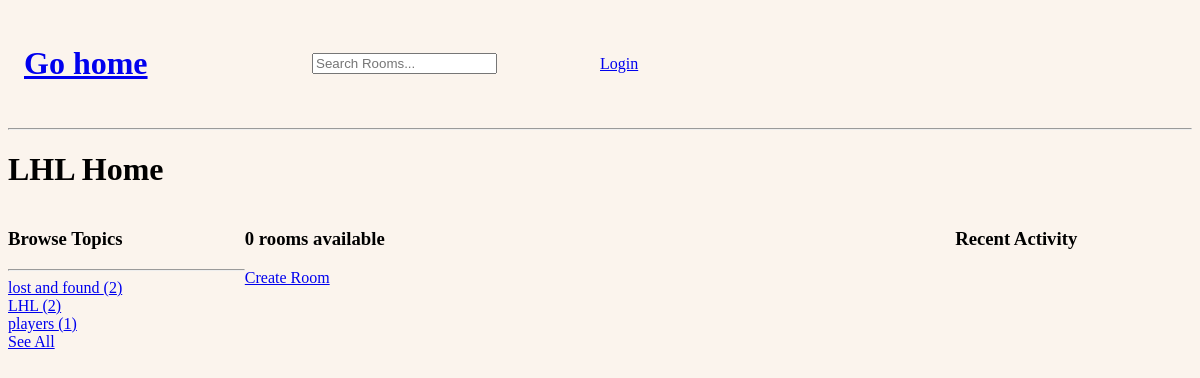
The page /?q=test on the database as committed earlier.
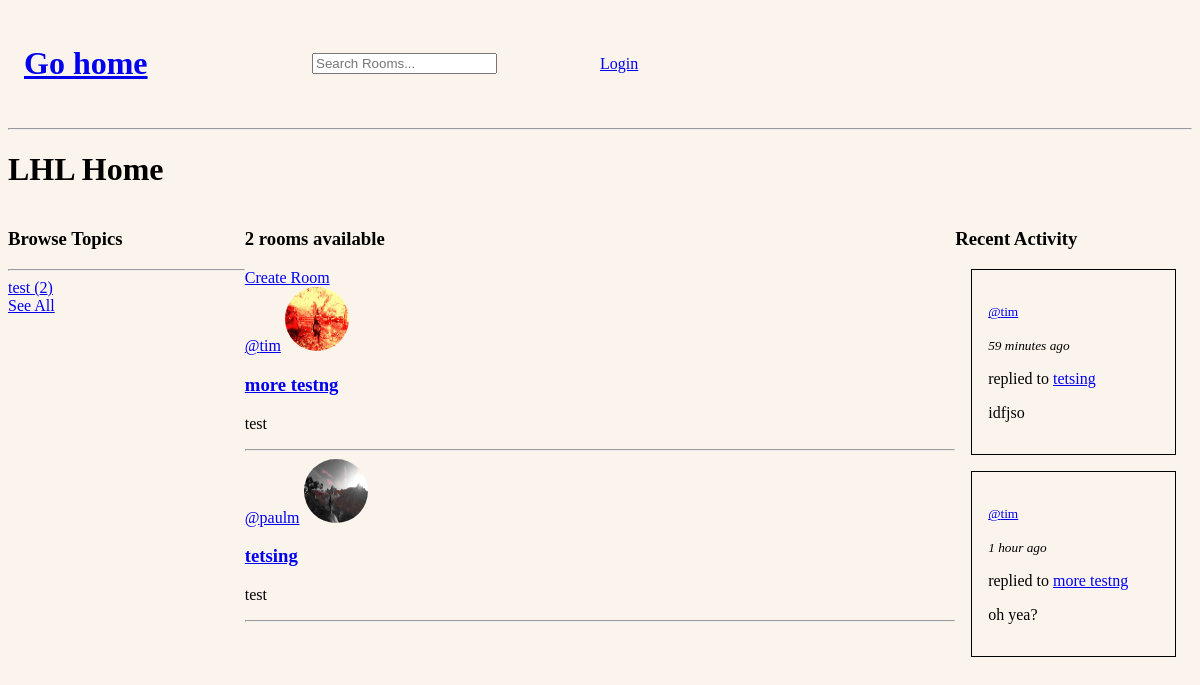
The same page on the database as committed later.
### base/models.py (models this page shows, shortened)
class Topic(models.Model):
    name = models.CharField(max_length=200)

class Room(models.Model):
    host = models.ForeignKey(User, on_delete=models.SET_NULL, null=True)
    topic =  models.ForeignKey(Topic, on_delete=models.SET_NULL, null=True)
    name = models.CharField(max_length=200)
    desc = models.TextField(null=True, blank=True)
    participants = models.ManyToManyField(User, related_name="participants", blank=True)
    updated = models.DateTimeField(auto_now=True)
    created = models.DateTimeField(auto_now_add=True)
    class Meta:
        ordering = ["-updated", "-created"]
    def __str__(self):
        return str(self.name)

class User(AbstractUser):
    username = models.CharField(unique=True, max_length=200, null=True)
    email = models.EmailField(unique=True, null=True)
    bio = models.TextField(null=True)
    avatar = models.ImageField(null=True, default="sens.jpg")
    USERNAME_FIELD = "username"
    REQUIRED_FIELDS = []

class Message(models.Model):
    user = models.ForeignKey(User, on_delete=models.CASCADE)
    room = models.ForeignKey(Room, on_delete=models.CASCADE)
    body = models.TextField()
    updated = models.DateTimeField(auto_now=True)
    created = models.DateTimeField(auto_now_add=True)

### base/views.py (the view)
# urls.py: path("", views.home, name="home"),
def home(req):
    q = req.GET.get("q") if req.GET.get("q") != None else ""
    rooms = Room.objects.filter(
        Q(topic__name__icontains=q) |
        Q(name__icontains=q) |
        Q(desc__icontains=q))
    topics = Topic.objects.all()
    limit_topics = Topic.objects.all()[:3] # limit only 3 topics to home. users can click "see all" to view all available topics on another page
    room_count = rooms.count()
    latest = Message.objects.filter(Q(room__topic__name__icontains=q)).order_by("-updated")[:3]
    context = {"rooms": rooms, "topics": topics, "room_count": room_count, "latest": latest, "limit_topics": limit_topics}
    return render(req, "base/home.html", context)

### base/templatetags/rounded_timesince.py (called while the page is built)
@register.filter
def rounded_timesince(value):
    if not value:
        return ""
    now = timezone.now()
    if timezone.is_naive(value):
        value = timezone.make_aware(value)
    delta = now - value
    seconds = delta.total_seconds()
    if seconds < 3600:
        minutes = int(seconds // 60)
        return f"{minutes} minute{'s' if minutes != 1 else ''} ago"
    elif seconds < 86400:
        hours = int(seconds // 3600)
        return f"{hours} hour{'s' if hours != 1 else ''} ago"
    elif seconds < 604800:
        days = int(seconds // 86400)
        return f"{days} day{'s' if days != 1 else ''} ago"
    elif seconds < 2592000:
        weeks = int(seconds // 604800)
        return f"{weeks} week{'s' if weeks != 1 else ''} ago"
    else:
        months = int(seconds // 2592000)
        return f"{months} month{'s' if months != 1 else ''} ago"

### base/templates/base/home.html
{% extends "main.html" %} {% block content %}
<h1>LHL Home</h1>
<div class="home-container">
	<div>{% include "base/topics-component.html" %}</div>
	<div>
		<h3>{{room_count}} rooms available</h3>
		<a href="{% url 'create-room' %}">Create Room</a>
		{% include "base/feed-component.html" %}
	</div>
	<div>
		<h3>Recent Activity</h3>
		{% include "base/activity-component.html" %}
	</div>
</div>
{% endblock content %}

### base/templates/base/topics-component.html
<h3>Browse Topics</h3>
<hr />
{% for topic in limit_topics %}
<div>
	<a href="{% url 'home' %}?q={{topic.name}}"
		>{{topic.name}} ({{topic.room_set.all.count}})</a
	>
</div>
{% endfor %}
<div>
	<a href="{% url 'see-all-topics' %}">See All</a>
</div>

### base/templates/base/feed-component.html (shortened to what this page needs)
{% for room in rooms %}
<div>
	<div>
		<a href="{% url 'user-profile' room.host.id %}"
			>@{{room.host.username}}</a
		>
		<img
			alt="@{{user.username}}'s' profile picture"
			src="{{room.host.avatar.url}}" />
	</div>
	<h3>
		<a href="{% url 'room' room.id %}">{{room.name}}</a>
	</h3>
	<p>{{room.topic.name}}</p>
	<hr />
</div>
{% endfor %}

### base/templates/base/activity-component.html (shortened to what this page needs)
{% load rounded_timesince %} {% for message in latest %}
<div class="latest-card">
	<p>
		<small>
			<a href="{% url 'user-profile' message.user.id %}">
				@{{message.user}}</a
			></small
		>
	</p>
	<small>
		<i> {{message.created|rounded_timesince}}</i>
	</small>
	<p>
		replied to
		<a href="{% url 'room' message.room.id %}">{{message.room}}</a>
	</p>
	{% if message.body|length < 50 %}
	<p>{{message.body}}</p>
	{% else %}
	<p>{{message.body|slice:":50"}}...</p>
	{% endif %}
</div>
{% endfor %}

Rows that differ between the two databases and show on the page:
removed Topic: name "LHL", room_set.all.count "2"
removed Topic: name "players", room_set.all.count "1"
changed Topic: name "lost and found" → "test"
now on this page (row edited): Room: host.username "tim", host.avatar (picture), name "more testng", topic.name "test"
now on this page (row edited): Room: host.username "paulm", host.avatar (picture), name "tetsing", topic.name "test"
added Message: user "tim", created "59 minutes ago", room "tetsing", body "idfjso"
now on this page (row edited): Message: user "tim", created "1 hour ago", room "more testng", body "oh yea?"
Other text that changed with them:
{{ room_count }}: "0" → "2"
